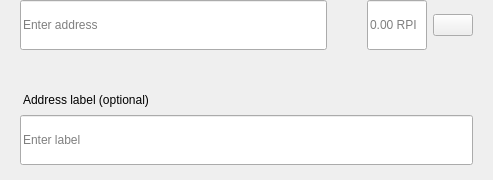
<?xml version="1.0" encoding="UTF-8"?>
<ui version="4.0">
 <class>SendMultiRow</class>
 <widget class="QWidget" name="SendMultiRow">
  <property name="geometry">
   <rect>
    <x>0</x>
    <y>0</y>
    <width>493</width>
    <height>180</height>
   </rect>
  </property>
  <property name="minimumSize">
   <size>
    <width>0</width>
    <height>0</height>
   </size>
  </property>
  <property name="maximumSize">
   <size>
    <width>16777215</width>
    <height>16777215</height>
   </size>
  </property>
  <property name="windowTitle">
   <string>Form</string>
  </property>
  <layout class="QVBoxLayout" name="verticalLayout_3">
   <property name="spacing">
    <number>0</number>
   </property>
   <property name="leftMargin">
    <number>0</number>
   </property>
   <property name="topMargin">
    <number>0</number>
   </property>
   <property name="rightMargin">
    <number>20</number>
   </property>
   <property name="bottomMargin">
    <number>5</number>
   </property>
   <item alignment="Qt::AlignTop">
    <widget class="QWidget" name="widget" native="true">
     <property name="sizePolicy">
      <sizepolicy hsizetype="Expanding" vsizetype="Maximum">
       <horstretch>0</horstretch>
       <verstretch>0</verstretch>
      </sizepolicy>
     </property>
     <property name="minimumSize">
      <size>
       <width>0</width>
       <height>60</height>
      </size>
     </property>
     <property name="maximumSize">
      <size>
       <width>16777215</width>
       <height>85</height>
      </size>
     </property>
     <layout class="QHBoxLayout" name="horizontalLayout" stretch="6,0,2">
      <property name="spacing">
       <number>0</number>
      </property>
      <property name="leftMargin">
       <number>8</number>
      </property>
      <property name="topMargin">
       <number>0</number>
      </property>
      <property name="rightMargin">
       <number>0</number>
      </property>
      <property name="bottomMargin">
       <number>0</number>
      </property>
      <item alignment="Qt::AlignTop">
       <widget class="QStackedWidget" name="stackedAddress">
        <property name="minimumSize">
         <size>
          <width>0</width>
          <height>50</height>
         </size>
        </property>
        <property name="maximumSize">
         <size>
          <width>16777215</width>
          <height>50</height>
         </size>
        </property>
        <widget class="QWidget" name="page_4">
         <property name="sizePolicy">
          <sizepolicy hsizetype="Expanding" vsizetype="Preferred">
           <horstretch>0</horstretch>
           <verstretch>0</verstretch>
          </sizepolicy>
         </property>
         <property name="minimumSize">
          <size>
           <width>0</width>
           <height>50</height>
          </size>
         </property>
         <property name="maximumSize">
          <size>
           <width>16777215</width>
           <height>55</height>
          </size>
         </property>
         <layout class="QVBoxLayout" name="verticalLayout_7">
          <property name="spacing">
           <number>0</number>
          </property>
          <property name="leftMargin">
           <number>12</number>
          </property>
          <property name="topMargin">
           <number>0</number>
          </property>
          <property name="rightMargin">
           <number>0</number>
          </property>
          <property name="bottomMargin">
           <number>0</number>
          </property>
          <item>
           <widget class="QLineEdit" name="lineEditAddress">
            <property name="minimumSize">
             <size>
              <width>0</width>
              <height>50</height>
             </size>
            </property>
            <property name="maximumSize">
             <size>
              <width>16777215</width>
              <height>50</height>
             </size>
            </property>
            <property name="placeholderText">
             <string>Enter address</string>
            </property>
           </widget>
          </item>
         </layout>
        </widget>
        <widget class="QWidget" name="page_3"/>
       </widget>
      </item>
      <item>
       <spacer name="horizontalSpacer_3">
        <property name="orientation">
         <enum>Qt::Horizontal</enum>
        </property>
        <property name="sizeType">
         <enum>QSizePolicy::Fixed</enum>
        </property>
        <property name="sizeHint" stdset="0">
         <size>
          <width>40</width>
          <height>20</height>
         </size>
        </property>
       </spacer>
      </item>
      <item>
       <layout class="QHBoxLayout" name="horizontalLayout_2">
        <property name="spacing">
         <number>6</number>
        </property>
        <item alignment="Qt::AlignTop">
         <widget class="QLineEdit" name="lineEditAmount">
          <property name="sizePolicy">
           <sizepolicy hsizetype="Expanding" vsizetype="Preferred">
            <horstretch>0</horstretch>
            <verstretch>0</verstretch>
           </sizepolicy>
          </property>
          <property name="minimumSize">
           <size>
            <width>0</width>
            <height>50</height>
           </size>
          </property>
          <property name="maximumSize">
           <size>
            <width>16777215</width>
            <height>50</height>
           </size>
          </property>
          <property name="maxLength">
           <number>17</number>
          </property>
          <property name="alignment">
           <set>Qt::AlignLeading|Qt::AlignLeft|Qt::AlignVCenter</set>
          </property>
          <property name="placeholderText">
           <string notr="true">0.00 RPI</string>
          </property>
         </widget>
        </item>
        <item>
         <layout class="QVBoxLayout" name="verticalLayout">
          <property name="topMargin">
           <number>14</number>
          </property>
          <property name="bottomMargin">
           <number>0</number>
          </property>
          <item alignment="Qt::AlignTop">
           <widget class="QPushButton" name="btnMenu">
            <property name="minimumSize">
             <size>
              <width>0</width>
              <height>0</height>
             </size>
            </property>
            <property name="maximumSize">
             <size>
              <width>16777215</width>
              <height>16777215</height>
             </size>
            </property>
            <property name="focusPolicy">
             <enum>Qt::NoFocus</enum>
            </property>
            <property name="text">
             <string/>
            </property>
           </widget>
          </item>
         </layout>
        </item>
       </layout>
      </item>
     </layout>
    </widget>
   </item>
   <item>
    <widget class="QWidget" name="layoutLabel" native="true">
     <property name="minimumSize">
      <size>
       <width>0</width>
       <height>0</height>
      </size>
     </property>
     <property name="maximumSize">
      <size>
       <width>16777215</width>
       <height>16777215</height>
      </size>
     </property>
     <layout class="QVBoxLayout" name="verticalLayout_9">
      <property name="spacing">
       <number>6</number>
      </property>
      <property name="leftMargin">
       <number>20</number>
      </property>
      <property name="topMargin">
       <number>0</number>
      </property>
      <property name="rightMargin">
       <number>0</number>
      </property>
      <property name="bottomMargin">
       <number>10</number>
      </property>
      <item>
       <spacer name="verticalSpacer">
        <property name="orientation">
         <enum>Qt::Vertical</enum>
        </property>
        <property name="sizeType">
         <enum>QSizePolicy::Fixed</enum>
        </property>
        <property name="sizeHint" stdset="0">
         <size>
          <width>20</width>
          <height>20</height>
         </size>
        </property>
       </spacer>
      </item>
      <item>
       <widget class="QLabel" name="labelSubtitleDescription">
        <property name="styleSheet">
         <string notr="true">margin-bottom:2px;
margin-left:0.05px;
padding:0px;</string>
        </property>
        <property name="text">
         <string>Address label (optional)</string>
        </property>
       </widget>
      </item>
      <item>
       <widget class="QLineEdit" name="lineEditDescription">
        <property name="minimumSize">
         <size>
          <width>0</width>
          <height>50</height>
         </size>
        </property>
        <property name="maximumSize">
         <size>
          <width>16777215</width>
          <height>50</height>
         </size>
        </property>
        <property name="placeholderText">
         <string>Enter label</string>
        </property>
       </widget>
      </item>
     </layout>
    </widget>
   </item>
  </layout>
 </widget>
 <resources/>
 <connections/>
</ui>
